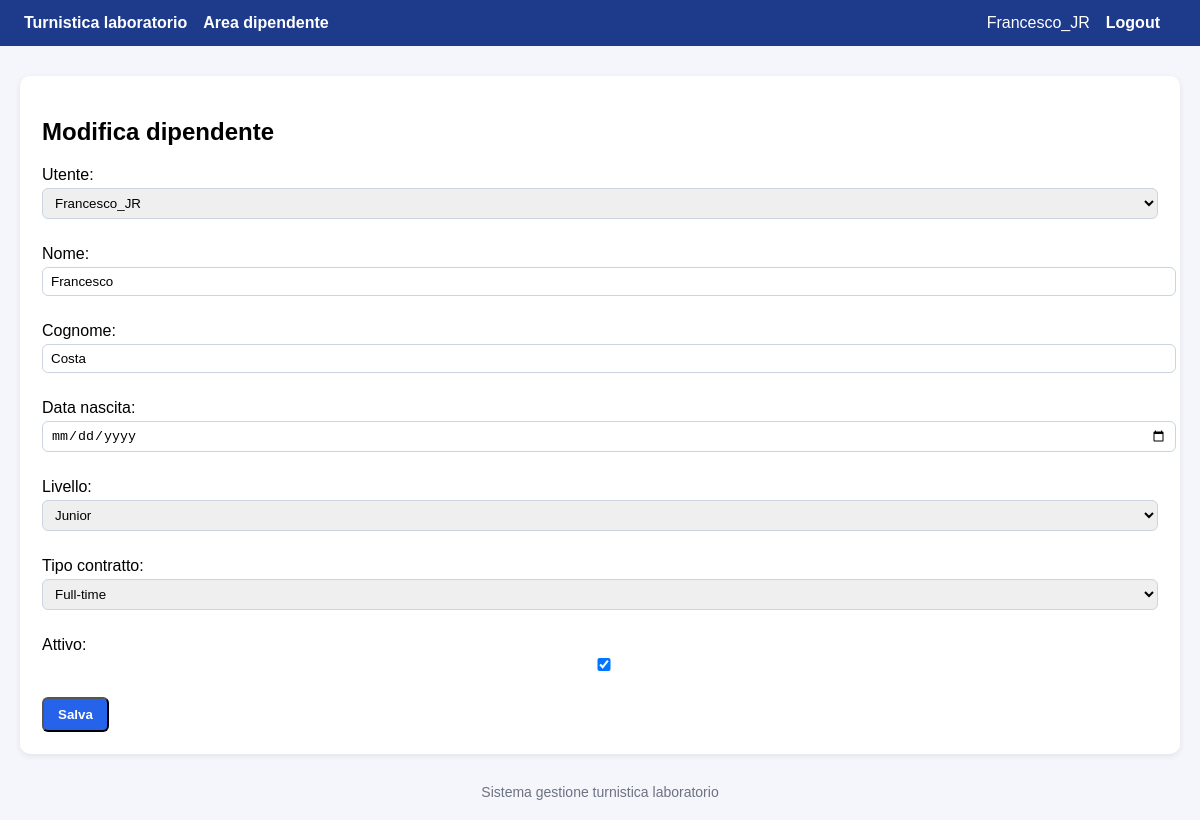
/dipendenti/1/modifica/ (signed in), run on the app's committed database.
### scheduler/models.py (models this page shows, shortened)
class Dipendente(models.Model):
    LIVELLI = [
        ("senior", "Senior"),
        ("junior", "Junior"),
    ]
    TIPI_CONTRATTO = [
        ("full_time", "Full-time"),
        ("part_time", "Part-time"),
    ]
    utente = models.OneToOneField(User, on_delete=models.SET_NULL, null=True, blank=True)
    nome = models.CharField(max_length=100)
    cognome = models.CharField(max_length=100)
    data_nascita = models.DateField(null=True, blank=True)
    livello = models.CharField(max_length=10, choices=LIVELLI)
    tipo_contratto = models.CharField(
        max_length=20,
        choices=TIPI_CONTRATTO,
        default="full_time"
    )
    attivo = models.BooleanField(default=True)
    class Meta:
        ordering = ["cognome", "nome"]
        verbose_name = "Dipendente"
        verbose_name_plural = "Dipendenti"

### scheduler/views.py (the view)
# urls.py: path("dipendenti/<int:dipendente_id>/modifica/",dipendente_modifica,name="dipendente_modifica"),
@login_required
def dipendente_modifica(request, dipendente_id):
    if not utente_admin(request.user):
        return redirect("home")
    dipendente = get_object_or_404(Dipendente, id=dipendente_id)
    if request.method == "POST":
        form = DipendenteForm(request.POST, instance=dipendente)
        if form.is_valid():
            form.save()
            messages.success(request, "Dipendente aggiornato.")
            return redirect("dipendenti_lista")
    else:
        form = DipendenteForm(instance=dipendente)
    return render(
        request,
        "scheduler/dipendente_form.html",
        {
            "form": form,
            "titolo": "Modifica dipendente",
        }
    )

### scheduler/forms.py
class DipendenteForm(forms.ModelForm):
    class Meta:
        model = Dipendente
        fields = [
            "utente",
            "nome",
            "cognome",
            "data_nascita",
            "livello",
            "tipo_contratto",
            "attivo",
        ]
        widgets = {
            "data_nascita": forms.DateInput(attrs={"type": "date"}),
        }

### scheduler/views.py (called while the page is built)
def utente_admin(user):
    return user.is_authenticated and (
        user.is_superuser or user.groups.filter(name="Amministratori").exists()
    )

### scheduler/templates/scheduler/dipendente_form.html (shortened to what this page needs)
{% extends "scheduler/base.html" %}
{% block content %}
<div class="card">
<h2>{{ titolo|default:"Nuovo dipendente" }}</h2>
<form method="post">
{{ form.as_p }}
<button class="btn">Salva</button>
</form>
</div>
{% endblock %}

### scheduler/templates/scheduler/base.html (shortened to what this page needs)
<!DOCTYPE html>
<html lang="it">
<head>
</head>
<body>
<nav>
<div class="nav-left">
<a href="{% url 'smista_dashboard' %}">Turnistica laboratorio</a>
{% if user.is_authenticated %}
<a href="{% url 'dipendente_dashboard' %}">Area dipendente</a>
{% endif %}
</div>
<div class="nav-right">
{% if user.is_authenticated %}
<span style="margin-right:16px;">
{{ user.username }}
</span>
<a href="{% url 'logout_view' %}">Logout</a>
{% else %}
<a href="{% url 'login_view' %}">Login</a>
{% endif %}
</div>
</nav>
<div class="container">
{% block content %}{% endblock %}
</div>
<footer>
Sistema gestione turnistica laboratorio
</footer>
</body>
</html>

### scheduler/templates/scheduler/base.html (style rules this page uses)
body { font-family: Arial, Helvetica, sans-serif; background:#f4f6fb; margin:0; padding:0; }
nav { background:#1e3a8a; color:white; padding:14px 24px; display:flex; justify-content:space-between; align-items:center; }
nav a { color:white; text-decoration:none; margin-right:16px; font-weight:600; }
.nav-left { display:flex; align-items:center; }
.nav-right { display:flex; align-items:center; }
.container { max-width:1200px; margin:30px auto; padding:0 20px; }
.card { background:white; border-radius:10px; padding:22px; margin-bottom:24px; box-shadow:0 2px 6px rgba(0,0,0,0.08); }
.btn { display:inline-block; background:#2563eb; color:white; padding:8px 14px; border-radius:6px; text-decoration:none; font-weight:600; }
input, select, textarea { width:100%; padding:6px 8px; border:1px solid #cbd5e1; border-radius:6px; margin-top:4px; margin-bottom:10px; }
footer { text-align:center; color:#6b7280; font-size:14px; margin-top:30px; padding-bottom:20px; }

### data on the page
Dipendente: utente "Francesco_JR", nome "Francesco", cognome "Costa", livello "Junior", tipo_contratto "Full-time", attivo "☑"

### other printed values
{{ user.username }} "Francesco_JR"
{{ titolo|default:"Nuovo dipendente" }} "Modifica dipendente"
